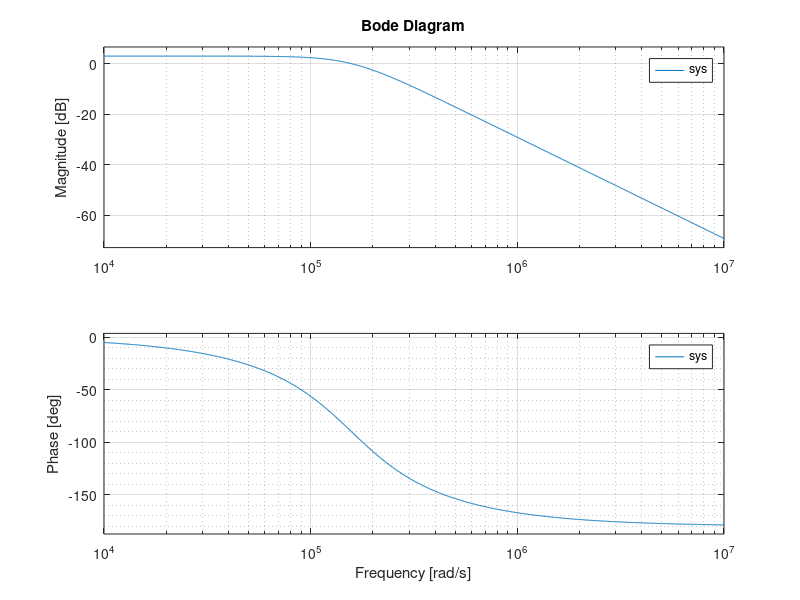

Write MATLAB code to recreate this figure.
R1=3.95e3;
R2=102e3;
C1=1e-9;
C2=100e-12;

K=1.414;
num= K;
den=[R1*R2*C1*C2,((1-K)*R1*C1 + R1*C2+R2*C2), 1];

sys=tf(num,den);
bode(sys);
grid minor;
